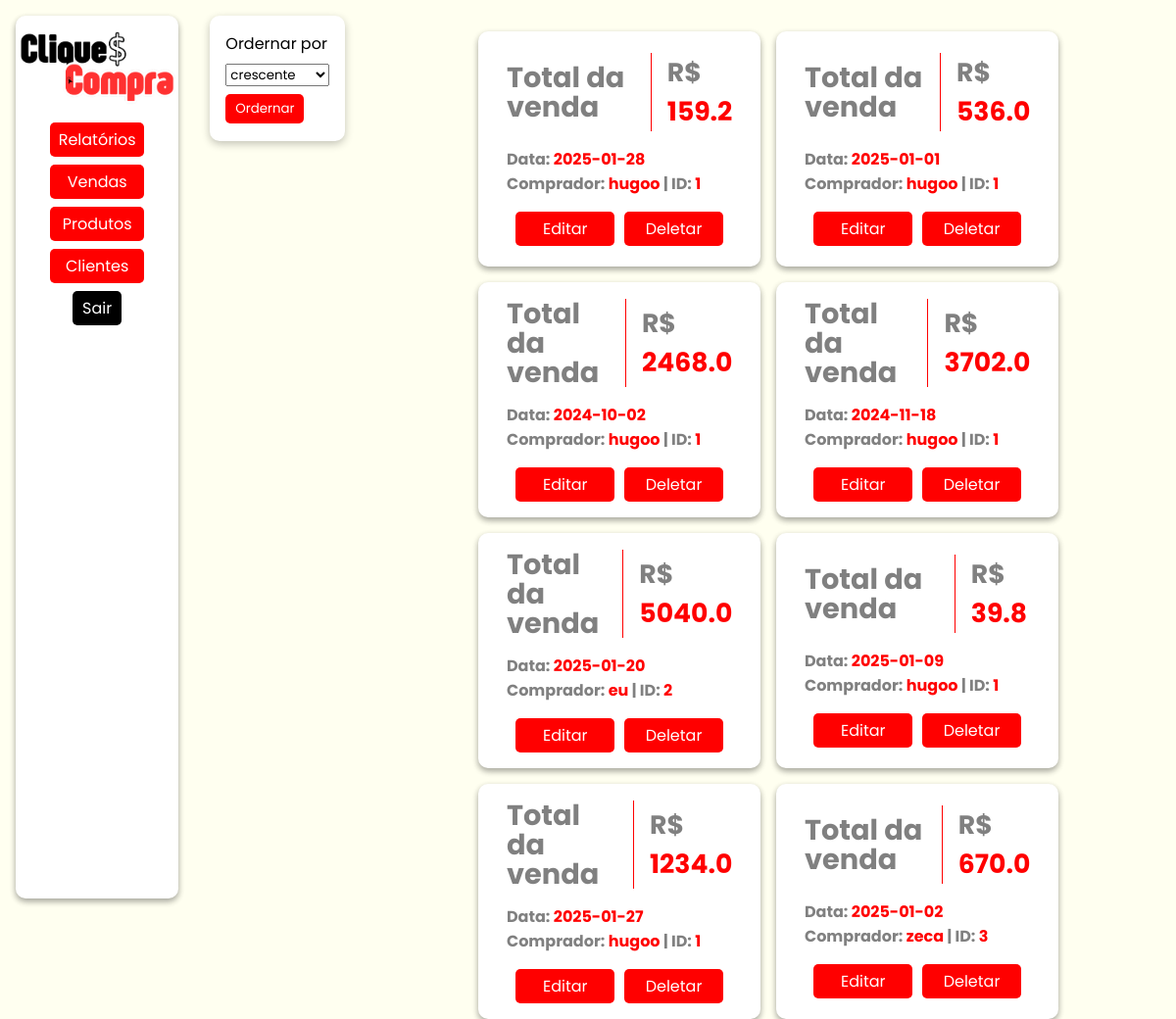
The app's page /vendas/ with its own data.
### models/vendas.py (models this page shows, shortened)
class Venda(Base):
    __tablename__ = 'tb_vendas'
    ven_id: Mapped[int] = mapped_column(primary_key=True, autoincrement=True)
    ven_data: Mapped[str] = mapped_column(nullable=False)
    ven_total: Mapped[float] = mapped_column(nullable=False)
    ven_cli_id: Mapped[int] = mapped_column(ForeignKey('tb_clientes.cli_id'))
    clientes: Mapped[List["Cliente"]] = relationship("Cliente", back_populates='vendas')

### models/clientes.py (models this page shows, shortened)
class Cliente(Base, UserMixin):
    __tablename__ = 'tb_clientes'
    cli_id:Mapped[int] = mapped_column(primary_key = True, autoincrement=True)
    cli_nome:Mapped[str] = mapped_column(nullable=False)
    cli_email:Mapped[str] = mapped_column(unique = True, nullable=False)
    cli_telefone:Mapped[str] = mapped_column(nullable=False)
    cli_endereco:Mapped[str] = mapped_column(nullable=False)
    vendas: Mapped[list["Venda"]] = relationship("Venda", back_populates="clientes")

### controllers/vendas.py (the view)
@venda_bp.route('/', methods=['POST', 'GET'])
def view():
    if request.method == 'POST':
        ordem = request.form['ordem']
        vendas = Venda.all(ordem=ordem)
    elif request.method == 'GET':
        sql = text(f"SELECT * FROM tb_vendas JOIN tb_clientes ON ven_cli_id = cli_id")
        vendas = session.execute(sql)
    return render_template('vendas/view.html', vendas = vendas)

### templates/vendas/view.html (shortened to what this page needs)
{% extends "model.html" %}
{% block head_extras %}
<link rel="stylesheet" href="{{ url_for('static', filename='style/model.css') }}">
<link rel="stylesheet" href="{{ url_for('static', filename='style/itens.css') }}">
{% endblock %}
{% block content %}
<nav>
    <img src="../../static/assets/cliqueconta.png" alt="Logo do CliqueCompra">
    <div class="links">
        <div class="dropdown">
            <button class="dropdown-button" onclick="toggleDropdown('relatorios-menu')">Relatórios</button>
        </div>
        <div class="dropdown">
            <button class="dropdown-button" onclick="toggleDropdown('vendas-menu')">Vendas</button>
        </div>
        <div class="dropdown">
            <button class="dropdown-button" onclick="toggleDropdown('produtos-menu')">Produtos</button>
        </div>
        <div class="dropdown">
            <button class="dropdown-button" onclick="toggleDropdown('clientes-menu')">Clientes</button>
        </div>
        <a class='sair' href="{{url_for('cliente.logout')}}">Sair</a>
    </div>
</nav>
<div class="filtro">
    <span>Ordernar por</span>
    <form action="{{url_for('venda.view')}}" method="post">
        <select name="ordem" id="filtro-cli">
            <option value="crescente">crescente</option>
        </select>
        <button type="submit">Ordernar</button>
    </form>
</div>
<div id="produto">
    <ol class="itens">
        {%if vendas%}
            {% for venda in vendas %}
                <li class="item venda">
                    <div class="p-e venda">
                        <h2 id="tit_total">Total da venda</h2>
                        <h2 id="preco"><span style="color: gray;">R$ </span>{{venda.ven_total}}</h2>
                    </div>
                    <div class="dados">
                        <h2>Data: <span style="color: red;">{{venda.ven_data}}</span></h2>
                        <h2>Comprador: <span style="color: red;">{{venda.cli_nome}}</span> | ID: <span style="color: red;">{{venda.cli_id}}</span></h2>
                    </div>
                    <div class="links-p">
                        <a href="{{url_for('venda.edit', venda_id=venda.ven_id)}}">Editar</a>
                        <a href="{{url_for('venda.remove', venda_id=venda.ven_id)}}">Deletar</a>
                    </div>
                </li>
            {% endfor %}
        {%else%}
            <h1>Nada foi vendido ainda :(</h1>
        {%endif%}
    </ol>
</div>
{% endblock %}

### templates/model.html (shortened to what this page needs)
<!DOCTYPE html>
<html lang="en">
<head>
    {% block head_extras %}
    {% endblock %}
</head>
<body>
    {% block content %}{% endblock %}
</body>
</html>

### static/style/model.css (style rules this page uses)
* { padding: 0; margin: 0; box-sizing: border-box; font-family: "Poppins", serif; }
body { display: flex; min-width: 100vw; height: 100%; background-color: #FFFFF0; }
.dropdown { width: 100%; display: flex; flex-direction: column; align-items: center; justify-content: center; }

### records on screen
Venda: ven_total "159.2", ven_data "2025-01-28", cli_nome "hugoo", cli_id "1"
Venda: ven_total "536.0", ven_data "2025-01-01", cli_nome "hugoo", cli_id "1"
Venda: ven_total "2468.0", ven_data "2024-10-02", cli_nome "hugoo", cli_id "1"
Venda: ven_total "3702.0", ven_data "2024-11-18", cli_nome "hugoo", cli_id "1"
Venda: ven_total "5040.0", ven_data "2025-01-20", cli_nome "eu", cli_id "2"
Venda: ven_total "39.8", ven_data "2025-01-09", cli_nome "hugoo", cli_id "1"
Venda: ven_total "1234.0", ven_data "2025-01-27", cli_nome "hugoo", cli_id "1"
Venda: ven_total "670.0", ven_data "2025-01-02", cli_nome "zeca", cli_id "3"
